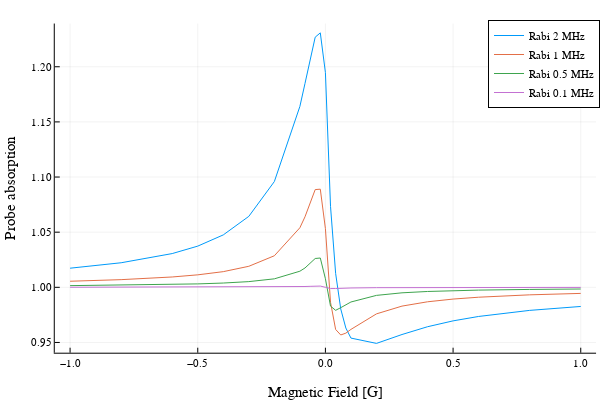

Write notebook code for a chart like this one.
### Markdown cell above
## Comparison
Having calculated and plotted the absorption separately for each transition, we can now normalize them and plot them on one graph.

### Code cell
yOmega2norm=yOmega2./((yOmega2[begin]+yOmega2[end])/2.0)
yOmega1norm=yOmega1./((yOmega1[begin]+yOmega1[end])/2.0)
yOmega0k5norm=yOmega0k5./((yOmega0k5[begin]+yOmega0k5[end])/2.0)
yOmega0k1norm=yOmega0k1./((yOmega0k1[begin]+yOmega0k1[end])/2.0)
plot([xOmega2 xOmega1 xOmega0k5 xOmega0k1], [yOmega2norm yOmega1norm yOmega0k5norm yOmega0k1norm],xlabel="Magnetic Field [G]",ylabel="Probe absorption",label=["Rabi 2 MHz" "Rabi 1 MHz" "Rabi 0.5 MHz" "Rabi 0.1 MHz"])

### Figure 1 — Plotly figure (JSON) as saved in the notebook; plotly's stock layout.template omitted (floating-point values rounded to 4 significant figures)
{"data": [{"colorbar": {"len": 0.9143, "title": {"text": ""}, "x": 0.9934, "y": 0.533}, "legendgroup": "Rabi 2 MHz", "line": {"color": "rgba(0, 154, 250, 1.000)", "dash": "solid", "shape": "linear", "width": 1}, "mode": "lines", "name": "Rabi 2 MHz", "showlegend": true, "type": "scatter", "x": [-1, -0.8, -0.6, -0.5, -0.4, -0.3, -0.2, -0.1, -0.08, -0.06, -0.04, -0.02, 0, 0.02, 0.04, 0.06, 0.08, 0.1, 0.2, 0.3, 0.4, 0.5, 0.6, 0.8, 1], "xaxis": "x", "y": [1.017, 1.022, 1.031, 1.037, 1.048, 1.064, 1.096, 1.164, 1.185, 1.207, 1.227, 1.231, 1.195, 1.073, 1.013, 0.9804, 0.9631, 0.954, 0.9492, 0.9572, 0.9643, 0.9696, 0.9736, 0.9791, 0.9827], "yaxis": "y"}, {"colorbar": {"len": 0.9143, "title": {"text": ""}, "x": 0.9934, "y": 0.533}, "legendgroup": "Rabi 1 MHz", "line": {"color": "rgba(227, 111, 71, 1.000)", "dash": "solid", "shape": "linear", "width": 1}, "mode": "lines", "name": "Rabi 1 MHz", "showlegend": true, "type": "scatter", "x": [-1, -0.8, -0.6, -0.5, -0.4, -0.3, -0.2, -0.1, -0.08, -0.06, -0.04, -0.02, 0, 0.02, 0.04, 0.06, 0.08, 0.1, 0.2, 0.3, 0.4, 0.5, 0.6, 0.8, 1], "xaxis": "x", "y": [1.006, 1.007, 1.009, 1.011, 1.014, 1.019, 1.029, 1.054, 1.064, 1.076, 1.089, 1.089, 1.053, 0.9864, 0.9618, 0.9568, 0.9585, 0.9618, 0.9759, 0.983, 0.9869, 0.9893, 0.991, 0.9932, 0.9945], "yaxis": "y"}, {"colorbar": {"len": 0.9143, "title": {"text": ""}, "x": 0.9934, "y": 0.533}, "legendgroup": "Rabi 0.5 MHz", "line": {"color": "rgba(62, 164, 78, 1.000)", "dash": "solid", "shape": "linear", "width": 1}, "mode": "lines", "name": "Rabi 0.5 MHz", "showlegend": true, "type": "scatter", "x": [-1, -0.8, -0.6, -0.5, -0.4, -0.3, -0.2, -0.1, -0.08, -0.06, -0.04, -0.02, 0, 0.02, 0.04, 0.06, 0.08, 0.1, 0.2, 0.3, 0.4, 0.5, 0.6, 0.8, 1], "xaxis": "x", "y": [1.002, 1.002, 1.003, 1.003, 1.004, 1.005, 1.008, 1.015, 1.018, 1.021, 1.026, 1.027, 1.008, 0.9829, 0.9791, 0.9815, 0.9844, 0.9867, 0.9927, 0.995, 0.9962, 0.997, 0.9975, 0.9981, 0.9985], "yaxis": "y"}, {"colorbar": {"len": 0.9143, "title": {"text": ""}, "x": 0.9934, "y": 0.533}, "legendgroup": "Rabi 0.1 MHz", "line": {"color": "rgba(195, 113, 210, 1.000)", "dash": "solid", "shape": "linear", "width": 1}, "mode": "lines", "name": "Rabi 0.1 MHz", "showlegend": true, "type": "scatter", "x": [-1, -0.8, -0.6, -0.5, -0.4, -0.3, -0.2, -0.1, -0.08, -0.06, -0.04, -0.02, 0, 0.02, 0.04, 0.06, 0.08, 0.1, 0.2, 0.3, 0.4, 0.5, 0.6, 0.8, 1], "xaxis": "x", "y": [1.0, 1.0, 1.0, 1.0, 1.0, 1.0, 1.0, 1.001, 1.001, 1.001, 1.001, 1.001, 1.0, 0.9989, 0.9989, 0.9991, 0.9993, 0.9994, 0.9997, 0.9998, 0.9998, 0.9999, 0.9999, 0.9999, 0.9999], "yaxis": "y"}], "layout": {"annotations": [], "height": 400, "legend": {"bgcolor": "rgba(255, 255, 255, 1.000)", "bordercolor": "rgba(0, 0, 0, 1)", "borderwidth": 1, "font": {"color": "rgba(0, 0, 0, 1)", "family": "sans-serif", "size": 11}, "title": {"font": {"color": "rgba(0, 0, 0, 1)", "family": "sans-serif", "size": 15}, "text": ""}, "tracegroupgap": 0, "traceorder": "normal", "x": 1, "xanchor": "auto", "y": 1, "yanchor": "auto"}, "margin": {"b": 20, "l": 0, "r": 0, "t": 20}, "paper_bgcolor": "rgba(255, 255, 255, 1.000)", "plot_bgcolor": "rgba(255, 255, 255, 1.000)", "showlegend": true, "width": 600, "xaxis": {"anchor": "y", "domain": [0.09128, 0.9934], "gridcolor": "rgba(0, 0, 0, 0.1)", "gridwidth": 0.5, "linecolor": "rgba(0, 0, 0, 1)", "mirror": false, "range": [-1.06, 1.06], "showgrid": true, "showline": true, "showticklabels": true, "tickangle": 0, "tickcolor": "rgb(0, 0, 0)", "tickfont": {"color": "rgba(0, 0, 0, 1)", "family": "sans-serif", "size": 11}, "tickmode": "array", "ticks": "inside", "ticktext": ["−1.0", "−0.5", "0.0", "0.5", "1.0"], "tickvals": [-1, -0.5, 0, 0.5, 1], "title": {"font": {"color": "rgba(0, 0, 0, 1)", "family": "sans-serif", "size": 15}, "text": "Magnetic Field [G]"}, "type": "linear", "visible": true, "zeroline": false, "zerolinecolor": "rgba(0, 0, 0, 1)"}, "yaxis": {"anchor": "x", "domain": [0.07581, 0.9902], "gridcolor": "rgba(0, 0, 0, 0.1)", "gridwidth": 0.5, "linecolor": "rgba(0, 0, 0, 1)", "mirror": false, "range": [0.9407, 1.239], "showgrid": true, "showline": true, "showticklabels": true, "tickangle": 0, "tickcolor": "rgb(0, 0, 0)", "tickfont": {"color": "rgba(0, 0, 0, 1)", "family": "sans-serif", "size": 11}, "tickmode": "array", "ticks": "inside", "ticktext": ["0.95", "1.00", "1.05", "1.10", "1.15", "1.20"], "tickvals": [0.95, 1.0, 1.05, 1.1, 1.15, 1.2], "title": {"font": {"color": "rgba(0, 0, 0, 1)", "family": "sans-serif", "size": 15}, "text": "Probe absorption"}, "type": "linear", "visible": true, "zeroline": false, "zerolinecolor": "rgba(0, 0, 0, 1)"}}}
